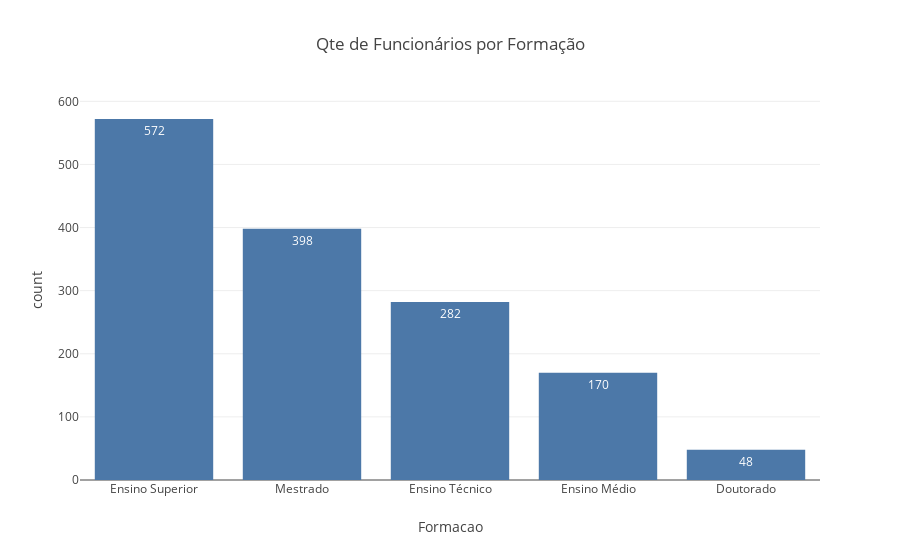

The cell this chart's notebook holds for it:
### Code cell
cont_formacao = df['Formacao'].value_counts().reset_index()
fig = px.bar (cont_formacao, x="Formacao", y="count", title="Qte de Funcionários por Formação", text_auto=True, color_discrete_sequence=px.colors.qualitative.T10)
fig.show()

### Figure 1 — Plotly figure (JSON) as saved in the notebook; plotly's stock layout.template omitted (floating-point values rounded to 4 significant figures)
{"data": [{"alignmentgroup": "True", "hovertemplate": "Formacao=%{x}<br>count=%{y}<extra></extra>", "legendgroup": "", "marker": {"color": "#4C78A8", "pattern": {"shape": ""}}, "name": "", "offsetgroup": "", "orientation": "v", "showlegend": false, "textposition": "auto", "texttemplate": "%{y}", "type": "bar", "x": ["Ensino Superior", "Mestrado", "Ensino Técnico", "Ensino Médio", "Doutorado"], "xaxis": "x", "y": [572, 398, 282, 170, 48], "yaxis": "y"}], "layout": {"barmode": "relative", "legend": {"tracegroupgap": 0}, "title": {"text": "Qte de Funcionários por Formação"}, "xaxis": {"anchor": "y", "domain": [0, 1], "title": {"text": "Formacao"}}, "yaxis": {"anchor": "x", "domain": [0, 1], "title": {"text": "count"}}}}
